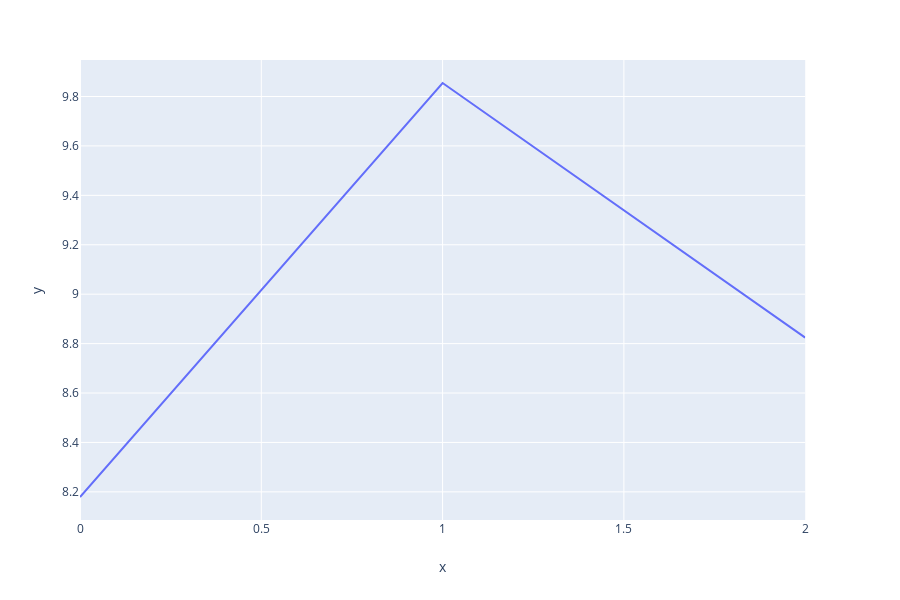
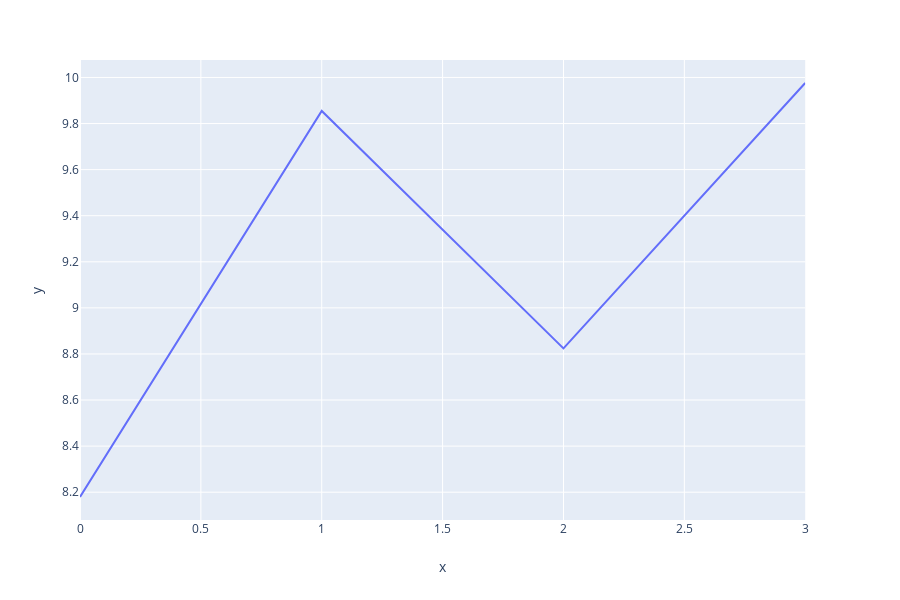
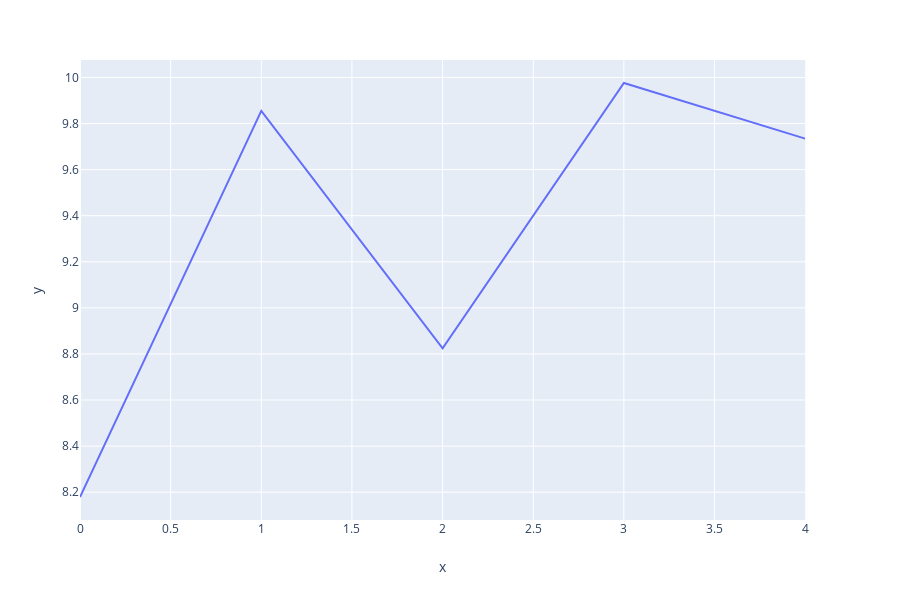
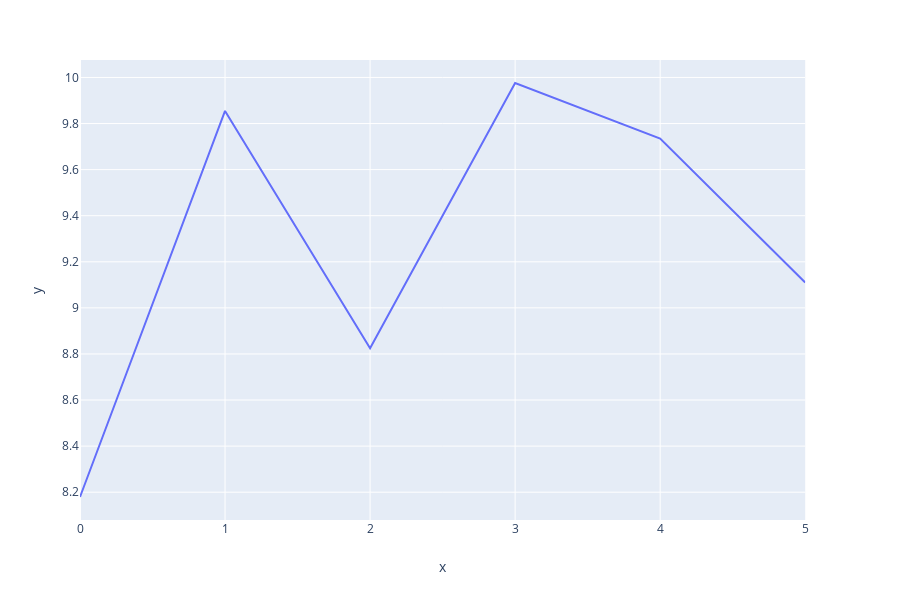

The notebook cell saved with these charts, in order:
### Code cell
y = []
x = []


for i in tqdm_notebook(range(100)):
    x.append(i)
    y.append(8 + np.random.rand()*2)
    if len(x) > 2:
        fig = px.line(x = x,y = y)
        fig.show()
    time.sleep(1)

### Figure 1 — Plotly figure (JSON) as saved in the notebook; plotly's stock layout.template omitted (floating-point values rounded to 4 significant figures)
{"data": [{"hoverlabel": {"namelength": 0}, "hovertemplate": "x=%{x}<br>y=%{y}", "legendgroup": "", "line": {"color": "#636efa", "dash": "solid"}, "mode": "lines", "name": "", "showlegend": false, "type": "scatter", "x": [0, 1, 2], "xaxis": "x", "y": [8.179, 9.855, 8.824], "yaxis": "y"}], "layout": {"height": 600, "legend": {"tracegroupgap": 0}, "margin": {"t": 60}, "xaxis": {"anchor": "y", "domain": [0, 0.98], "title": {"text": "x"}}, "yaxis": {"anchor": "x", "domain": [0, 1], "title": {"text": "y"}}}}

### Figure 2 — Plotly figure (JSON) as saved in the notebook; plotly's stock layout.template omitted (floating-point values rounded to 4 significant figures)
{"data": [{"hoverlabel": {"namelength": 0}, "hovertemplate": "x=%{x}<br>y=%{y}", "legendgroup": "", "line": {"color": "#636efa", "dash": "solid"}, "mode": "lines", "name": "", "showlegend": false, "type": "scatter", "x": [0, 1, 2, 3], "xaxis": "x", "y": [8.179, 9.855, 8.824, 9.976], "yaxis": "y"}], "layout": {"height": 600, "legend": {"tracegroupgap": 0}, "margin": {"t": 60}, "xaxis": {"anchor": "y", "domain": [0, 0.98], "title": {"text": "x"}}, "yaxis": {"anchor": "x", "domain": [0, 1], "title": {"text": "y"}}}}

### Figure 3 — Plotly figure (JSON) as saved in the notebook; plotly's stock layout.template omitted (floating-point values rounded to 4 significant figures)
{"data": [{"hoverlabel": {"namelength": 0}, "hovertemplate": "x=%{x}<br>y=%{y}", "legendgroup": "", "line": {"color": "#636efa", "dash": "solid"}, "mode": "lines", "name": "", "showlegend": false, "type": "scatter", "x": [0, 1, 2, 3, 4], "xaxis": "x", "y": [8.179, 9.855, 8.824, 9.976, 9.735], "yaxis": "y"}], "layout": {"height": 600, "legend": {"tracegroupgap": 0}, "margin": {"t": 60}, "xaxis": {"anchor": "y", "domain": [0, 0.98], "title": {"text": "x"}}, "yaxis": {"anchor": "x", "domain": [0, 1], "title": {"text": "y"}}}}

### Figure 4 — Plotly figure (JSON) as saved in the notebook; plotly's stock layout.template omitted (floating-point values rounded to 4 significant figures)
{"data": [{"hoverlabel": {"namelength": 0}, "hovertemplate": "x=%{x}<br>y=%{y}", "legendgroup": "", "line": {"color": "#636efa", "dash": "solid"}, "mode": "lines", "name": "", "showlegend": false, "type": "scatter", "x": [0, 1, 2, 3, 4, 5], "xaxis": "x", "y": [8.179, 9.855, 8.824, 9.976, 9.735, 9.11], "yaxis": "y"}], "layout": {"height": 600, "legend": {"tracegroupgap": 0}, "margin": {"t": 60}, "xaxis": {"anchor": "y", "domain": [0, 0.98], "title": {"text": "x"}}, "yaxis": {"anchor": "x", "domain": [0, 1], "title": {"text": "y"}}}}
